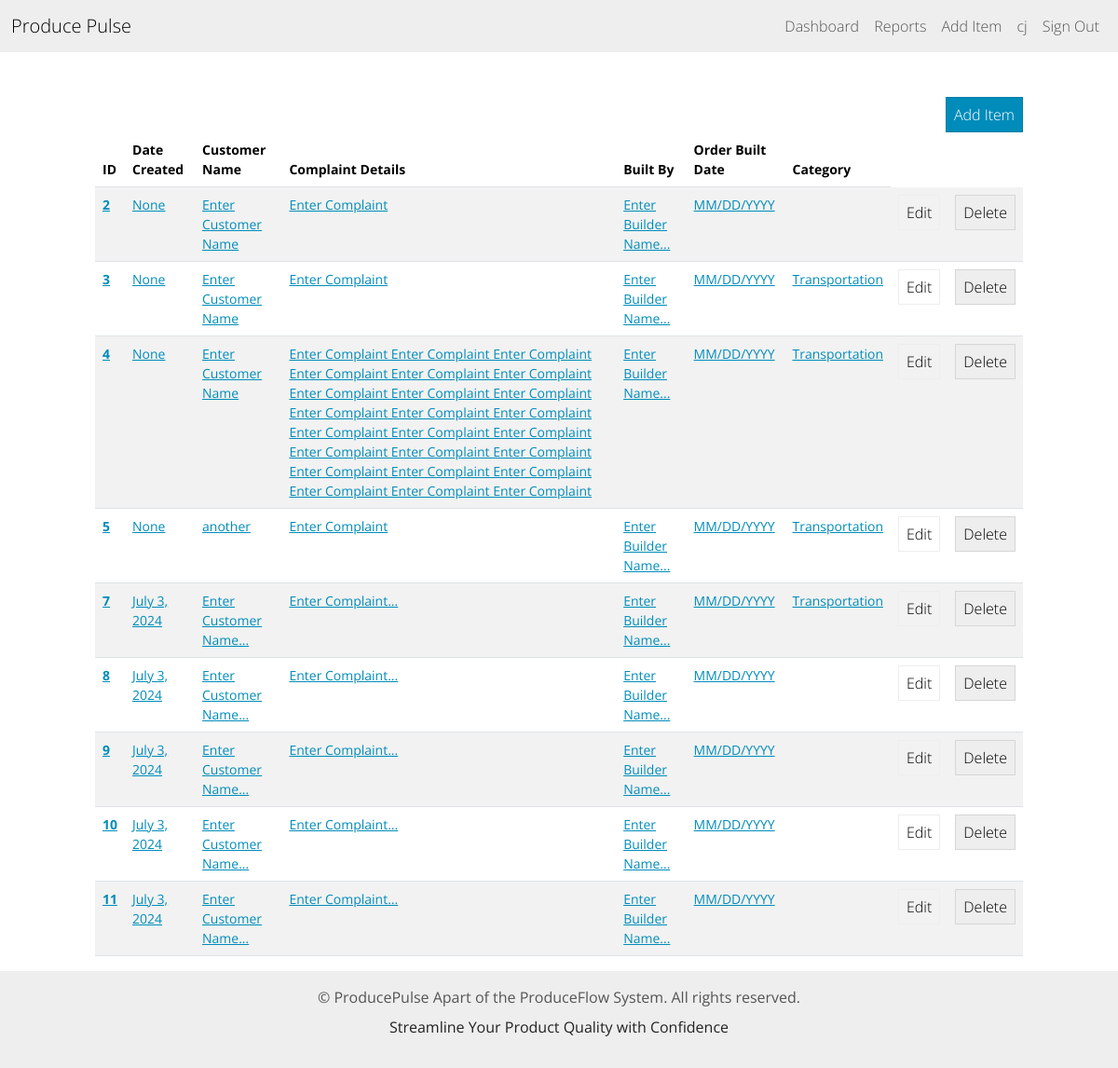
Before: /dashboard/ (signed in) with the older database file.
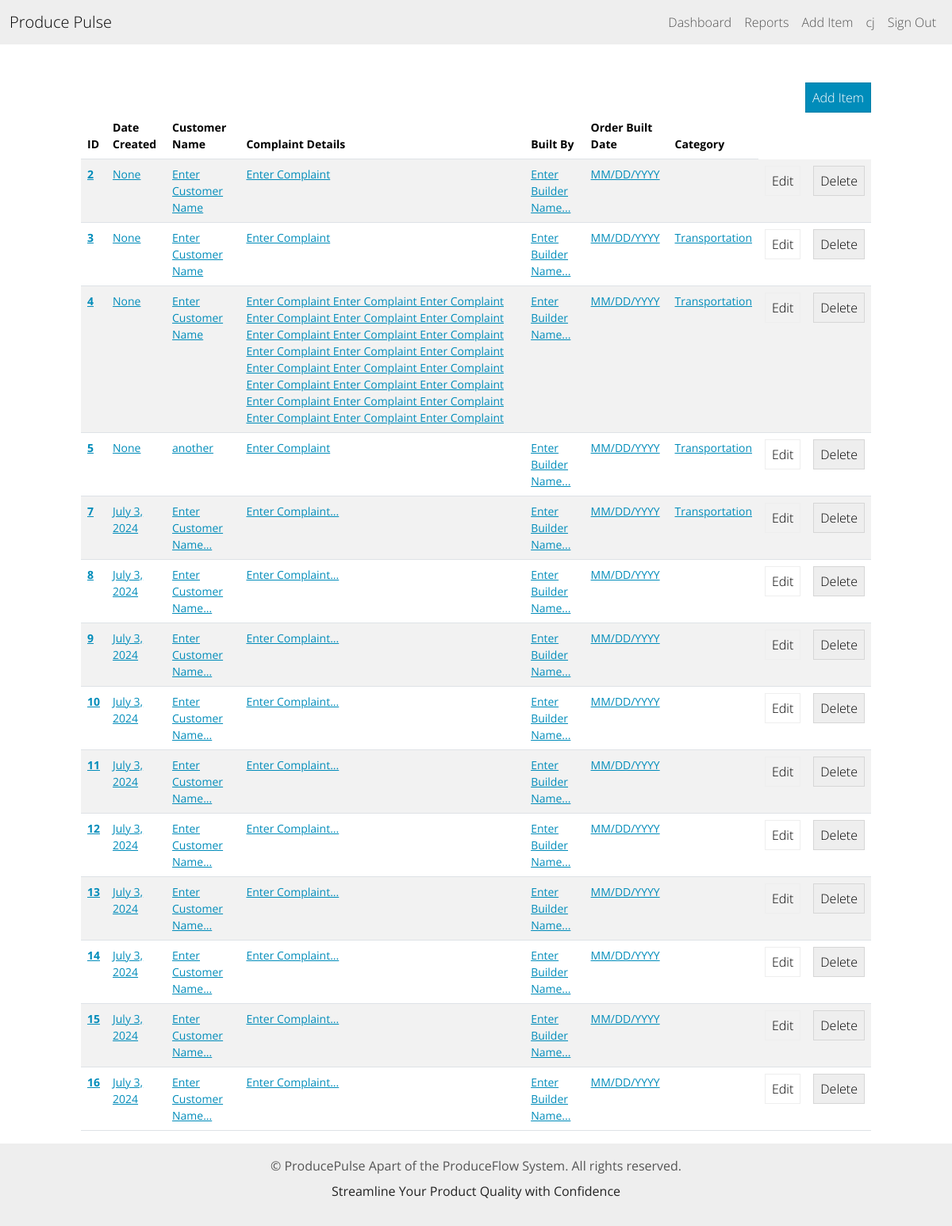
After: the same page with the newer database file.
### inventory/models.py (models this page shows, shortened)
class InventoryItem(models.Model):
    name = models.CharField(default="Enter Customer Name...", max_length=200)
    complaint = models.TextField(max_length=2000, default="Enter Complaint...")
    date_complained = models.CharField(max_length=10, default="MM/DD/YYYY")
    category = models.ForeignKey('Category', on_delete=models.SET_NULL, blank=True, null=True)
    date_created = models.DateField(auto_now_add=True)
    date_built = models.CharField(max_length=10, default="MM/DD/YYYY")
    built_by = models.CharField(max_length=200, default="Enter Builder Name...")
    user = models.ForeignKey(User, on_delete=models.DO_NOTHING)  # Probably should not happen

class Category(models.Model):
    name = models.CharField(max_length=200)
    class Meta:
        verbose_name_plural = 'Categories'

### inventory/views.py (the view)
# urls.py: path('dashboard/', Dashboard.as_view(), name="dashboard"),
class Dashboard(LoginRequiredMixin, View):
    def get(self, request):
        items = InventoryItem.objects.all().order_by('id')
        logger.debug('Dashboard view accessed by user: %s', request.user)
        return render(request, 'inventory/dashboard.html', {'items': items})

### inventory/templates/inventory/dashboard.html (shortened to what this page needs)
{% extends 'inventory/base.html' %}
{% block content %}
    <div class="row">
        <div class="col-md-10 col-12 mx-auto mt-5">
            <div class="d-flex justify-content-end">
                <a href="{% url 'add-item' %}" class="btn btn-primary">Add Item</a>
            </div>
            <table class='table table-hover table-striped'>
                <thead>
                    <th scope="col">ID</th>
                    <th scope="col">Date Created</th>
                    <th scope="col">Customer Name</th>
                    <th scope="col">Complaint Details</th>
                    <th scope="col">Built By</th>
                    <th scope="col">Order Built Date</th>
                    <th scope="col">Category</th>
                </thead>
                <tbody>
                    {% for item in items %}
                        <tr>
                            <th scope='row'>
                                <a href="{% url 'detail-item' item.id %}">{{ item.id }}</a>
                            </th>
                            <td>
                                <a href="{% url 'detail-item' item.id %}">{{ item.date_created }}</a>
                            </td>
                            <td>
                                <a href="{% url 'detail-item' item.id %}">{{ item.name }}</a>
                            </td>
                            <td>
                                <a href="{% url 'detail-item' item.id %}">{{ item.complaint }}</a>
                            </td>
                            <td>
                                <a href="{% url 'detail-item' item.id %}">{{ item.built_by }}</a>
                            </td>
                            <td>
                                <a href="{% url 'detail-item' item.id %}">{{ item.date_built }}</a>
                            </td>
                            <td>
                                <a href="{% url 'detail-item' item.id %}">{{ item.category.name }}</a>
                            </td>
                            <td>
                                <a href="{% url 'edit-item' item.id %}" class="btn btn-outline-secondary">Edit</a>
                            </td>
                            <td>
                                <a href="{% url 'delete-item' item.id %}" class="btn btn-secondary">Delete</a>
                            </td>
                        </tr>
                    {% endfor %}
                </tbody>
            </table>
        </div>
    </div>
{% endblock content %}

### inventory/templates/inventory/base.html (shortened to what this page needs)
<!DOCTYPE html>
<html lang="en">
<head>
    {%load static %}
    <link href="https://bootswatch.com/5/yeti/bootstrap.min.css" rel="stylesheet">
</head>
<body>
    {% include 'inventory/navigation.html' %}
    {% block content %}
    {% endblock content %}
</body>
<footer>
    {% include 'inventory/footer.html' %}
</footer>
</html>

### inventory/templates/inventory/navigation.html (shortened to what this page needs)
<nav class="navbar navbar-expand-lg bg-light">
    <div class="container-fluid">
        <a class="navbar-brand" href="{% url 'dashboard' %}"> Produce Pulse</a>
    <div class="collapse navbar-collapse justify-content-end" id="navbarNav">
        <ul class="navbar-nav">
            {% if user.is_authenticated %}
            <li class"nav-item">
                <a class="nav-link" href="{% url 'dashboard' %}">Dashboard</a>
            </li>
            <li class"nav-item">
                <a class="nav-link" href="{% url 'reports' %}">Reports</a>
            </li>
            <li class"nav-item">
                <a class="nav-link" href="{% url 'add-item' %}">Add Item</a>
            </li>
            <li class"nav-item">
                <a class="nav-link" href="#">{{ user.username }}</a>
            </li>
            <li class"nav-item">
                <a class="nav-link" href="{% url 'logout' %}">Sign Out </a>
            {% else %}
            <a class="nav-link" href="{% url 'login' %}">Log In </a>
            <a class="nav-link" href="{% url 'signup' %}">Sign Up </a>
            {% endif %}
        </li>
        </ul>
    </div>
</div>
</nav>

### inventory/templates/inventory/footer.html
<footer class="footer mt-auto py-3 bg-light">
    <div class="container text-center">
        <span class="text-muted">&copy; {{ current_year }} ProducePulse Apart of the ProduceFlow System. All rights reserved.</span>
        <p class="mt-2">Streamline Your Product Quality with Confidence</p>
    </div>
</footer>

Changed rows visible on the page:
added InventoryItem: id "12", date_created "July 3, 2024", name "Enter Customer Name...", complaint "Enter Complaint...", built_by "Enter Builder Name...", date_built "MM/DD/YYYY"
added InventoryItem: id "13", date_created "July 3, 2024", name "Enter Customer Name...", complaint "Enter Complaint...", built_by "Enter Builder Name...", date_built "MM/DD/YYYY"
added InventoryItem: id "14", date_created "July 3, 2024", name "Enter Customer Name...", complaint "Enter Complaint...", built_by "Enter Builder Name...", date_built "MM/DD/YYYY"
added InventoryItem: id "15", date_created "July 3, 2024", name "Enter Customer Name...", complaint "Enter Complaint...", built_by "Enter Builder Name...", date_built "MM/DD/YYYY"
added InventoryItem: id "16", date_created "July 3, 2024", name "Enter Customer Name...", complaint "Enter Complaint...", built_by "Enter Builder Name...", date_built "MM/DD/YYYY"
